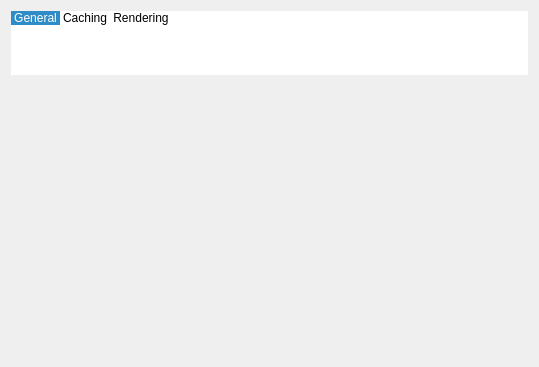
<?xml version="1.0" encoding="UTF-8"?>
<ui version="4.0">
 <class>settingsDialog</class>
 <widget class="QDialog" name="settingsDialog">
  <property name="geometry">
   <rect>
    <x>0</x>
    <y>0</y>
    <width>539</width>
    <height>367</height>
   </rect>
  </property>
  <property name="windowTitle">
   <string>Settings</string>
  </property>
  <layout class="QVBoxLayout" name="verticalLayout">
   <item>
    <widget class="QListWidget" name="listWidget">
     <property name="sizePolicy">
      <sizepolicy hsizetype="Expanding" vsizetype="Expanding">
       <horstretch>0</horstretch>
       <verstretch>0</verstretch>
      </sizepolicy>
     </property>
     <property name="maximumSize">
      <size>
       <width>16777215</width>
       <height>64</height>
      </size>
     </property>
     <property name="mouseTracking">
      <bool>true</bool>
     </property>
     <property name="frameShape">
      <enum>QFrame::NoFrame</enum>
     </property>
     <property name="verticalScrollBarPolicy">
      <enum>Qt::ScrollBarAlwaysOff</enum>
     </property>
     <property name="horizontalScrollBarPolicy">
      <enum>Qt::ScrollBarAsNeeded</enum>
     </property>
     <property name="autoScrollMargin">
      <number>5</number>
     </property>
     <property name="alternatingRowColors">
      <bool>false</bool>
     </property>
     <property name="iconSize">
      <size>
       <width>32</width>
       <height>32</height>
      </size>
     </property>
     <property name="movement">
      <enum>QListView::Static</enum>
     </property>
     <property name="flow">
      <enum>QListView::LeftToRight</enum>
     </property>
     <property name="spacing">
      <number>10</number>
     </property>
     <property name="viewMode">
      <enum>QListView::IconMode</enum>
     </property>
     <property name="currentRow">
      <number>0</number>
     </property>
     <item>
      <property name="text">
       <string>General</string>
      </property>
      <property name="icon">
       <iconset resource="../../../app/resources/resources.qrc">
        <normaloff>:/IMG/settings-general.png</normaloff>:/IMG/settings-general.png</iconset>
      </property>
     </item>
     <item>
      <property name="text">
       <string>Caching</string>
      </property>
      <property name="icon">
       <iconset resource="../../../app/resources/resources.qrc">
        <normaloff>:/IMG/settings-caching.png</normaloff>:/IMG/settings-caching.png</iconset>
      </property>
     </item>
     <item>
      <property name="text">
       <string>Rendering</string>
      </property>
      <property name="icon">
       <iconset resource="../../../app/resources/resources.qrc">
        <normaloff>:/IMG/settings-rendering.png</normaloff>:/IMG/settings-rendering.png</iconset>
      </property>
     </item>
    </widget>
   </item>
   <item>
    <widget class="QStackedWidget" name="stackedWidget">
     <property name="currentIndex">
      <number>0</number>
     </property>
     <widget class="GeneralSettingsPage" name="generalPage"/>
     <widget class="CachingSettingsPage" name="cachingPage"/>
     <widget class="RenderingSettingsPage" name="renderingPage"/>
    </widget>
   </item>
  </layout>
 </widget>
 <customwidgets>
  <customwidget>
   <class>GeneralSettingsPage</class>
   <extends>QWidget</extends>
   <header>UISettingsPage.h</header>
   <container>1</container>
  </customwidget>
  <customwidget>
   <class>CachingSettingsPage</class>
   <extends>QWidget</extends>
   <header>UISettingsPage.h</header>
   <container>1</container>
  </customwidget>
  <customwidget>
   <class>RenderingSettingsPage</class>
   <extends>QWidget</extends>
   <header>UISettingsPage.h</header>
   <container>1</container>
  </customwidget>
 </customwidgets>
 <resources>
  <include location="../../../app/resources/resources.qrc"/>
 </resources>
 <connections/>
</ui>
